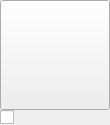
<?xml version="1.0" encoding="UTF-8"?>
<ui version="4.0">
 <class>thumbnail</class>
 <widget class="QWidget" name="thumbnail">
  <property name="geometry">
   <rect>
    <x>0</x>
    <y>0</y>
    <width>110</width>
    <height>123</height>
   </rect>
  </property>
  <property name="maximumSize">
   <size>
    <width>16777215</width>
    <height>16777215</height>
   </size>
  </property>
  <property name="windowTitle">
   <string>Thumbnail</string>
  </property>
  <layout class="QGridLayout" name="gridLayout">
   <property name="margin">
    <number>0</number>
   </property>
   <property name="spacing">
    <number>0</number>
   </property>
   <item row="1" column="0">
    <widget class="QCheckBox" name="cbPreview">
     <property name="minimumSize">
      <size>
       <width>18</width>
       <height>0</height>
      </size>
     </property>
     <property name="maximumSize">
      <size>
       <width>18</width>
       <height>16777215</height>
      </size>
     </property>
     <property name="text">
      <string/>
     </property>
    </widget>
   </item>
   <item row="0" column="0">
    <widget class="QPushButton" name="bPreview">
     <property name="minimumSize">
      <size>
       <width>110</width>
       <height>110</height>
      </size>
     </property>
     <property name="maximumSize">
      <size>
       <width>110</width>
       <height>110</height>
      </size>
     </property>
     <property name="text">
      <string/>
     </property>
     <property name="iconSize">
      <size>
       <width>100</width>
       <height>100</height>
      </size>
     </property>
     <property name="checkable">
      <bool>true</bool>
     </property>
     <property name="flat">
      <bool>false</bool>
     </property>
    </widget>
   </item>
  </layout>
 </widget>
 <resources/>
 <connections/>
</ui>
